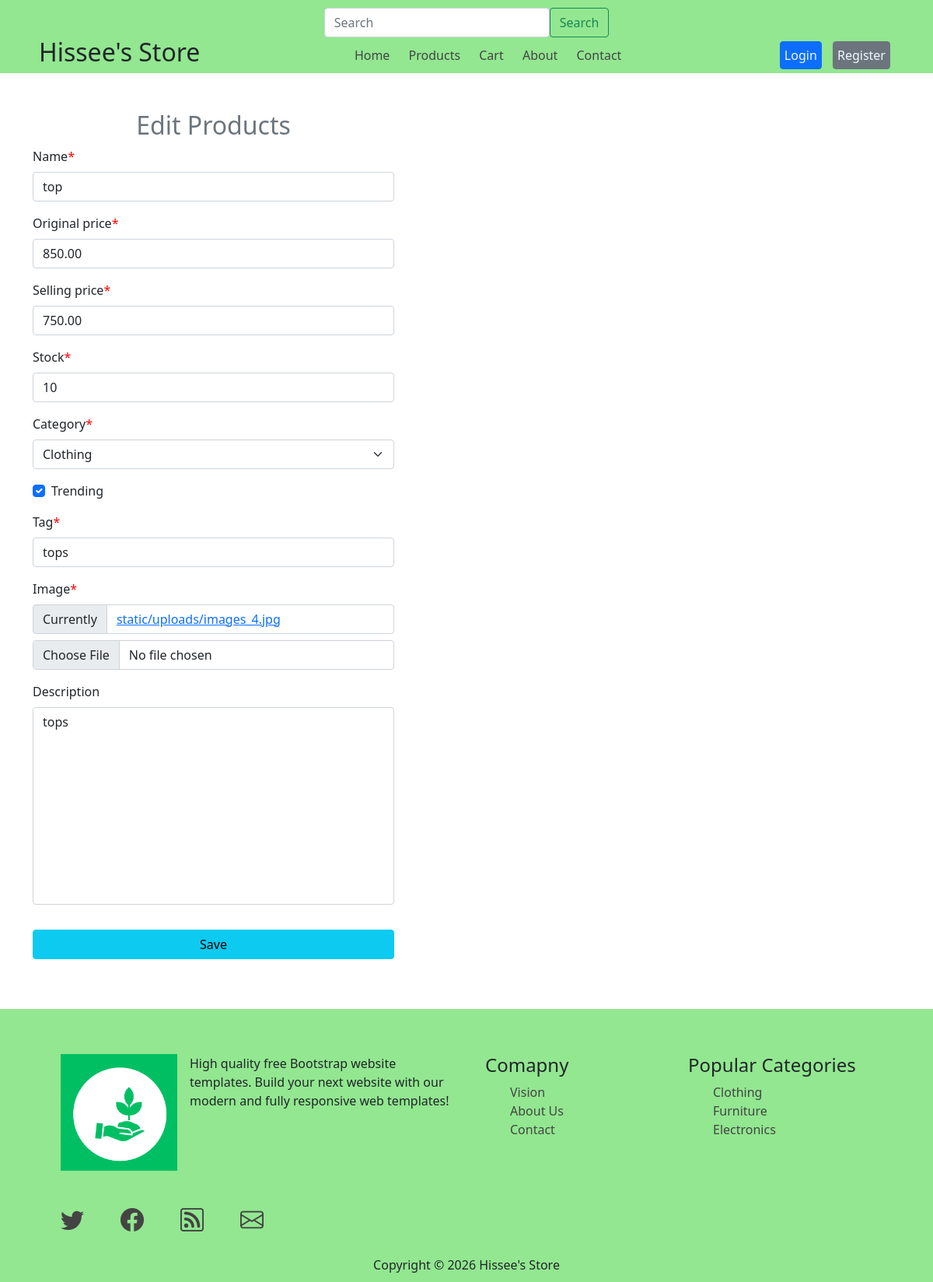
Page /products/update-product/3/ on the committed database.
### products/models.py (models this page shows, shortened)
class Product(models.Model):
    name = models.CharField(max_length=200)
    original_price = models.DecimalField(max_digits=7,decimal_places=2)
    selling_price = models.DecimalField(max_digits=7,decimal_places=2)
    stock = models.IntegerField()
    category = models.ForeignKey(Category, on_delete=models.CASCADE)
    trending = models.BooleanField(default=False)
    tag = models.SlugField()
    image = models.FileField(upload_to='static/uploads')
    created_at = models.DateTimeField(auto_now_add=True)
    description = models.TextField(blank=True)

class Category(models.Model):
    name = models.CharField(max_length=100, unique=True)
    desciption = models.TextField(blank=True)
    created_at = models.DateTimeField(auto_now_add=True)
    def __str__(self):
        return self.name

### userpage/models.py (models this page shows, shortened)
class WebInfo(models.Model):
    title = models.CharField(max_length=100)
    favicon = models.FileField(upload_to='static/uploads')
    logo = models.FileField(upload_to='static/uploads')
    bio = models.TextField(blank=True)
    email = models.EmailField(max_length=100)
    phone = models.CharField(max_length=20,validators=[MinLengthValidator, MaxLengthValidator(14)])
    address = models.CharField(max_length=100)
    fb_link = models.URLField(blank=True)
    insta_link = models.URLField(blank=True)

### products/views.py (the view)
# urls.py: path("update-product/<int:product_id>/", updateProduct, name='update-product'),
def updateProduct(request, product_id):
    product = Product.objects.get(id = product_id)
    if request.method == 'POST':
        productForm = ProductForm(request.POST,request.FILES, instance=product)
        if productForm.is_valid() :
            productForm.save()
            messages.success(request, 'Product updated successfully')
            return redirect('all-products')
    context = {
        'productForm': ProductForm(instance=product)
    }
    return render(request, 'products/updateproduct.html', context)

### products/forms.py
class ProductForm(forms.ModelForm):
    class Meta:
        model = Product
        fields = '__all__' #['name', 'selling_price', 'original price']

### userpage/generals.py (called while the page is built)
def webInfo(request):
    context = {
        'data': WebInfo.objects.last()
    }
    return context

### templates/products/updateproduct.html (shortened to what this page needs)
{% extends "base.html" %}
{% load crispy_forms_tags %}
{% block main-content %}
<div class="container my-5">
  <div class="col-md-5">
    <h2 class="text-center text-secondary">Edit Products</h2>
    <form action="" method="POST" enctype="multipart/form-data">
      {{productForm | crispy }}
      <input type="submit" value="Save" class="btn btn-info w-100 my-3" />
    </form>
  </div>
</div>
{% endblock main-content %}

### templates/components/footer.html
<footer class='fid'>
    <div class="footer-top container row d-flex justify-content-center m-auto mt-5">
            <div class="footer-logo-div col-xl-6 justify mb-4">
                <div class = 'd-flex '>
                    <a href="#"><img src="/{{data.favicon}}" alt="bootstrap" width="186"
                        height="26"></a><br>
                    <p  class = 'mx-3'>High quality free Bootstrap website templates. Build your next website with our modern and fully
                responsive web templates!</p>
                </div>
                <br>
                <div class="social-links d-flex mt-3">
                    <a href=""><i class="bi bi-twitter"></i></a>
                    <a href="{{data.fb_link}}"><i class="bi bi-facebook"></i></a>
                    <a href=""><i class="bi bi-rss"></i></a>
                    <a href=""><i class="bi bi-envelope"></i></a>
                </div>
            </div>
            <div class="footer-list-sollection col-xl-6 row">
                <div class="footer-list col-lg-6 justify">
                    <h4>Comapny</h4>
                    <ul type="none">
                        <li><a href="">Vision</a></li>
                        <li><a href="">About Us</a></li>
                        <li><a href="">Contact</a></li>
                    </ul>
                </div>
                <div class="footer-list col-lg-6 justify">
                    <h4>Popular Categories</h4>
                    <ul type="none">
                        <li><a href="">Clothing</a></li>
                        <li><a href="">Furniture</a></li>
                        <li><a href="">Electronics</a></li>
                    </ul>
                </div>
            </div>
        </div>
        <div class="footer-buttom text-center">
            Copyright © 2026 Hissee's Store
        </div>
</footer>

### static/css/style.css (style rules this page uses)
* { margin: 0; box-sizing: border-box; }
:root { --text-color: #444; --primary-color: #92e790; --secondary-text-color: #40608f; }
.asteriskField { color : red; }
.textarea { resize: none; }
.footer-logo-div a img { height: 150px; width: 150px; }

### rows in the picture
Product: name "top", original_price "850.00", selling_price "750.00", stock "10", category "Clothing", trending "☑", tag "tops", description "tops"
WebInfo: favicon (picture)
